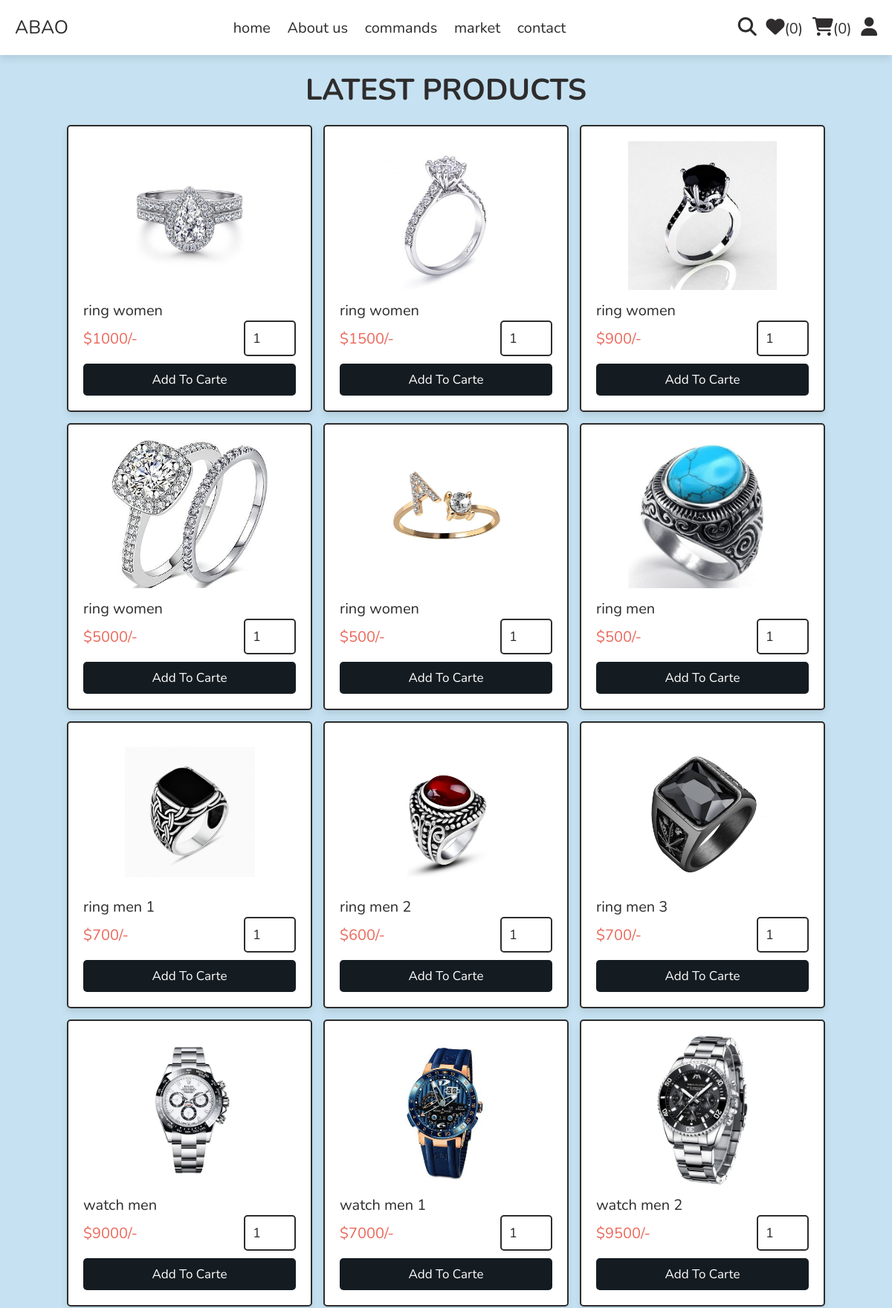
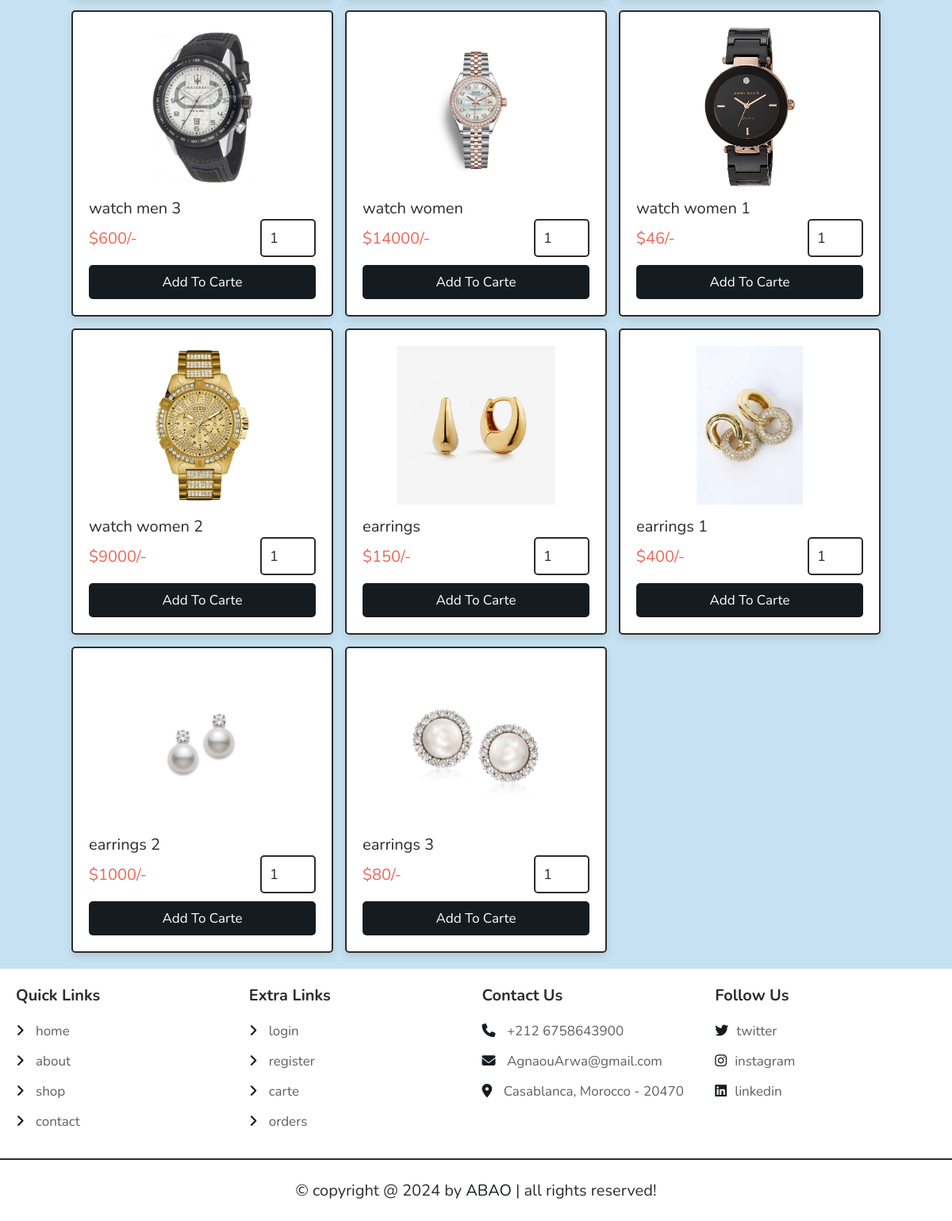
The page /shop.php on the database its author committed (2 pictures, top to bottom).
### tables this page shows
CREATE TABLE `products` (
  `id` int(100) NOT NULL,
  `name` varchar(50) NOT NULL,
  `details` varchar(100) NOT NULL,
  `price` varchar(10) NOT NULL,
  `image_01` varchar(100) NOT NULL,
  `image_02` varchar(100) NOT NULL,
  `image_03` varchar(100) NOT NULL
);

### shop.php (the view, shortened to what this page needs)
<?php
include 'actions/connect.php';
?>
<!DOCTYPE html>
<html lang="en">
<head>
   <link rel="stylesheet" href="https://cdnjs.cloudflare.com/ajax/libs/font-awesome/6.1.1/css/all.min.css">
   <link rel="stylesheet" href="css/style.css">
</head>
<body>
<?php include 'actions/user_header.php'; ?>
<section class="products">
   <h1 class="heading">latest products</h1>
   <div class="box-container">
   <?php
     $select_products = $conn->prepare("SELECT * FROM `products`");
     $select_products->execute();
     if($select_products->rowCount() > 0){
      while($fetch_product = $select_products->fetch(PDO::FETCH_ASSOC)){
   ?>
   <form action="" method="post" class="box">
      <img src="uploaded_img/<?= $fetch_product['image_01']; ?>" alt="">
      <div class="name"><?= $fetch_product['name']; ?></div>
      <div class="flex">
         <div class="price"><span>$</span><?= $fetch_product['price']; ?><span>/-</span></div>
         <input type="number" name="qty" class="qty" min="1" max="99" onkeypress="if(this.value.length == 2) return false;" value="1">
      </div>
      <input type="submit" value="add to carte" class="btn" name="add_to_carte">
   </form>
   <?php
      }
   }else{
      echo '<p class="empty">no products found!</p>';
   }
   ?>
   </div>
</section>
<?php include 'actions/footer.php'; ?>
</body>
</html>

### css/style.css (style rules this page uses)
:root { --main-color:#151c21; --blue:#1286f35c; --red:#eb6759; --black:#2e2c2c; --white:#ffffff; --light-color:#5f5f5f; --light-bg:#9bcde88f; --border:.2rem solid var(--black); --box-shadow:0 .5rem 1rem rgba(0,0,0,.1); }
* { font-family: 'Nunito', sans-serif; margin:0; padding:0; box-sizing: border-box; outline: none; border:none; text-decoration: none; }
html { font-size: 62.5%; overflow-x: hidden; }
body { background-color: var(--light-bg); }
section { padding:2rem; max-width: 1200px; margin:0 auto; }
.heading { font-size: 4rem; color:var(--black); margin-bottom: 2rem; text-align: center; text-transform: uppercase; }
.btn, .delete-btn, .option-btn { display: block; width: 100%; margin-top: 1rem; border-radius: .5rem; padding:1rem 3rem; font-size: 1.7rem; text-transform: capitalize; color:var(--white); cursor: pointer; text-align: center; }
.btn { background-color: var(--main-color); }
.products .box-container { display: grid; grid-template-columns: repeat(auto-fit, 33rem); gap:1.5rem; justify-content: center; align-items: flex-start; }
.products .box-container .box { position: relative; background-color: var(--white); box-shadow: var(--box-shadow); border-radius: .5rem; border:var(--border); padding:2rem; overflow: hidden; }
.products .box-container .box img { height: 20rem; width: 100%; object-fit: contain; margin-bottom: 1rem; }
.products .box-container .box .name { font-size: 2rem; color:var(--black); }
.products .box-container .box .flex { display: flex; align-items: center; gap:1rem; }
.products .box-container .box .flex .qty { width: 7rem; padding:1rem; border:var(--border); font-size: 1.8rem; color:var(--black); border-radius: .5rem; }
.products .box-container .box .flex .price { font-size: 2rem; color:var(--red); margin-right: auto; }

### rows shown on the page
products: image_01 (picture), name "ring women", price "1000"
products: image_01 (picture), name "ring women", price "1500"
products: image_01 (picture), name "ring women", price "900"
products: image_01 (picture), name "ring women", price "5000"
products: image_01 (picture), name "ring women", price "500"
products: image_01 (picture), name "ring men", price "500"
products: image_01 (picture), name "ring men 1", price "700"
products: image_01 (picture), name "ring men 2", price "600"
products: image_01 (picture), name "ring men 3", price "700"
products: image_01 (picture), name "watch men", price "9000"
products: image_01 (picture), name "watch men 1", price "7000"
products: image_01 (picture), name "watch men 2", price "9500"
products: image_01 (picture), name "watch men 3", price "600"
products: image_01 (picture), name "watch women", price "14000"
products: image_01 (picture), name "watch women 1", price "46"
products: image_01 (picture), name "watch women 2", price "9000"
products: image_01 (picture), name "earrings", price "150"
products: image_01 (picture), name "earrings 1", price "400"
products: image_01 (picture), name "earrings 2", price "1000"
products: image_01 (picture), name "earrings 3", price "80"

### other values the page prints
$total_wishlist_counts "0"
$total_carte_counts "0"
